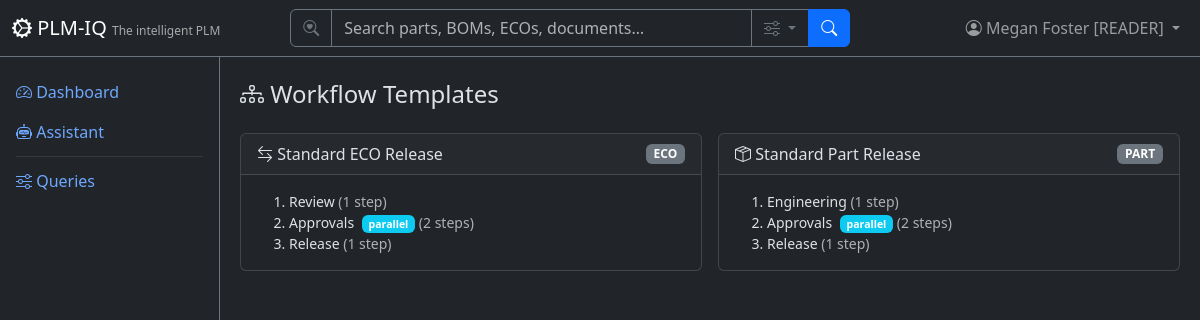
/workflow/templates (signed in), run on an earlier commit of the app's database.
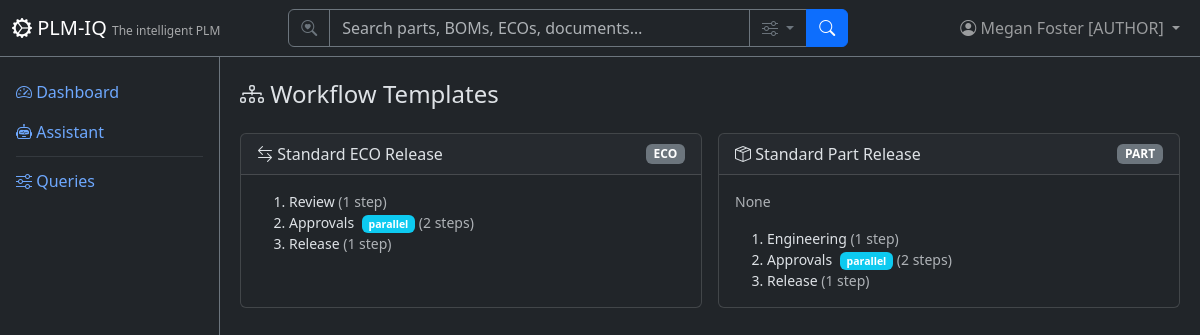
And on a later commit of the database.
### app/models/tenant_user.py (models this page shows)
class User(Base):
    __tablename__ = "users"
    user_id = Column("user_id", Integer, primary_key=True, autoincrement=True)
    username = Column("username", String, unique=True, nullable=False)
    full_name = Column("full_name", String, nullable=False)
    email = Column("email", String)
    password_hash = Column("password_hash", String, nullable=False, default="")
    tenant_id = Column("tenant_id", Integer, ForeignKey("tenants.tenant_id"), nullable=False, default=1)
    is_active = Column("is_active", Boolean, default=True)
    created_date = Column("created_date", String)
    role = Column("role", String, default="reader")
    tenant = relationship("Tenant", back_populates="users")
    favorites = relationship("Favorite", back_populates="user")

### app/models/workflow.py (models this page shows)
class WorkflowTemplate(Base):
    __tablename__ = "workflow_templates"
    id = Column("id", Integer, primary_key=True, autoincrement=True)
    name = Column("name", String, nullable=False)
    object_type = Column("object_type", String, nullable=False)  # 'part' | 'eco'
    description = Column("description", String)
    definition = Column("definition", JSON)
    is_active = Column("is_active", Boolean, default=True)
    created_by = Column("created_by", Integer, ForeignKey("users.user_id"))
    tenant_id = Column("tenant_id", Integer, ForeignKey("tenants.tenant_id"), nullable=False)
    created_at = Column("created_at", String)
    instances = relationship("WorkflowInstance", back_populates="template")

### app/routers/workflow.py (the view)
@router.get("/templates", response_class=HTMLResponse)
def templates_list(request: Request, db: Session = Depends(get_db)):
    user = require_user(request, db)
    ctx = auth_context(request, db)
    items = (
        db.query(WorkflowTemplate)
        .filter(WorkflowTemplate.tenant_id == user.tenant_id)
        .order_by(WorkflowTemplate.object_type, WorkflowTemplate.name)
        .all()
    )
    return HTMLResponse(content=render(
        "workflow/templates.html", **ctx,
        templates=items,
        object_types=OBJECT_TYPES,
        can_manage=is_superuser(user),
    ))

### app/templates/workflow/templates.html (shortened to what this page needs)
{% extends "base.html" %}
{% block content %}
<div class="d-flex justify-content-between align-items-center mb-3">
    <h4><i class="bi bi-diagram-3"></i> Workflow Templates</h4>
</div>
<div class="row g-3">
    {% for t in templates %}
    <div class="col-md-6">
        <div class="card h-100">
            <div class="card-header d-flex justify-content-between align-items-center">
                <span><i class="bi bi-{% if t.object_type == 'part' %}box-seam{% else %}arrow-left-right{% endif %}"></i> {{ t.name }}</span>
                <span class="badge bg-secondary">{{ t.object_type|upper }}</span>
            </div>
            <div class="card-body">
                {% if t.description %}<p class="text-muted small">{{ t.description }}</p>{% endif %}
                <ol class="mb-0 small">
                    {% for s in (t.definition.stages if t.definition else []) %}
                    <li>
                        {{ s.name }}
                        {% if s.parallel %}<span class="badge bg-info ms-1">parallel</span>{% endif %}
                        <span class="text-muted">({{ s.steps|length }} step{{ '' if s.steps|length == 1 else 's' }})</span>
                    </li>
                    {% endfor %}
                </ol>
            </div>
        </div>
    </div>
    {% endfor %}
</div>
{% endblock %}

### app/templates/base.html (shortened to what this page needs)
<!DOCTYPE html>
<html lang="en" data-bs-theme="dark">
<head>
    <link href="https://cdn.jsdelivr.net/npm/bootstrap@5.3.3/dist/css/bootstrap.min.css" rel="stylesheet">
    <link href="https://cdn.jsdelivr.net/npm/bootstrap-icons@1.11.3/font/bootstrap-icons.css" rel="stylesheet">
</head>
<body>
    <nav class="navbar navbar-expand-md navbar-dark bg-dark fixed-top border-bottom border-secondary">
        <div class="container-fluid">
            <a class="navbar-brand" href="/">
                <i class="bi bi-gear-wide-connected"></i> PLM-IQ
                <small class="d-none d-md-inline">The intelligent PLM</small>
            </a>
            <div class="collapse navbar-collapse" id="navMenu">
                {% if current_user %}
                <form class="d-flex mx-auto my-2 my-md-0" role="search" action="/search" method="get" style="width: 100%; max-width: 560px;">
                    <div class="input-group">
                        <span class="input-group-text bg-dark border-secondary text-secondary"><i class="bi bi-search-heart"></i></span>
                        <input type="search" name="q" class="form-control bg-dark text-light border-secondary" placeholder="Search parts, BOMs, ECOs, documents…" aria-label="Search">
                        <button class="btn btn-outline-secondary dropdown-toggle" type="button" data-bs-toggle="dropdown" data-bs-auto-close="outside" title="Search options">
                            <i class="bi bi-sliders"></i>
                        </button>
                        <button class="btn btn-primary" type="submit"><i class="bi bi-search"></i></button>
                    </div>
                </form>
                {% endif %}
                <ul class="navbar-nav ms-auto align-items-center">
                    {% if current_user %}
                    <li class="nav-item dropdown">
                        <a class="nav-link dropdown-toggle position-relative" href="#" role="button" data-bs-toggle="dropdown" aria-label="Profile Menu" title="Profile Menu">
                            <i class="bi bi-person-circle"></i>
                            <span class="d-none d-md-inline">{{ current_user.full_name }} [{{ current_user.role|upper if current_user.role else 'SUPERUSER' }}]</span>
                        </a>
                    </li>
                    {% else %}
                    <li class="nav-item">
                        <a class="nav-link" href="/login"><i class="bi bi-box-arrow-in-right"></i> Sign In</a>
                    </li>
                    {% endif %}
                </ul>
            </div>
        </div>
    </nav>
    <div class="sidebar bg-dark border-end border-secondary pt-3">
        <ul class="nav nav-pills flex-column">
            <li class="nav-item">
                <a class="nav-link" href="/"><i class="bi bi-speedometer2"></i> Dashboard</a>
            </li>
            <li class="nav-item">
                <a class="nav-link" href="/assistant"><i class="bi bi-robot"></i> Assistant</a>
            </li>
            <li class="nav-item">
                <hr class="nav-divider my-1 mx-3 border-secondary">
            </li>
            <li class="nav-item">
                <a class="nav-link" href="/queries"><i class="bi bi-sliders"></i> Queries</a>
            </li>
        </ul>
    </div>
    <div class="main-content">
        {% block content %}{% endblock %}
    </div>
</body>
</html>

### app/templates/base.html (style rules this page uses)
body { padding-top: 60px; }
.sidebar { position: fixed; top: 56px; bottom: 0; left: 0; width: 220px; overflow-y: auto; }
.main-content { margin-left: 220px; padding: 20px; }
.navbar-brand small { font-size: 0.75rem; opacity: 0.6; }

What changed in the data, as far as the page shows it:
changed User "Megan Foster": role "READER" → "AUTHOR"
changed WorkflowTemplate "Standard Part Release": description (not shown) → "None"
